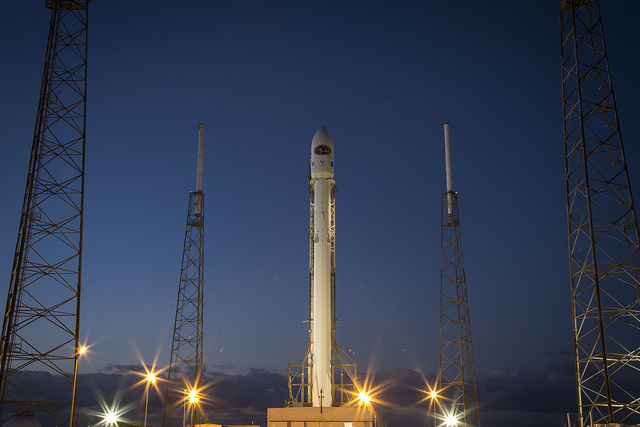
#> input picture assignment1/samples/rocket.ppm, 640 x 427 px
$ python -i cartoon_effect.py   (imports and definitions only)   (older library calls are emulated)
#> lines starting #> are read from the running program, lines starting #| are printed output that depends on the picture
import numpy as np
import math
from scipy import ndimage
from skimage.color import rgb2grey
from skimage.morphology import label


class CartoonEffect:

    # [55 lines left out: functions apply, XDoG, not called in this run]

    def LineCleanup(self, img):
        horizontal_kernel = np.array([1, 0, - 1]).reshape((1, 3, 1))
        vertical_kernel = horizontal_kernel.T
        mean_averaging_filter = 1/9*np.full((3, 3), 1)
        E_horz = ndimage.convolve(img, horizontal_kernel, mode='nearest')
        E_vert = ndimage.convolve(img, vertical_kernel, mode='nearest')
        C = E_horz > 0 and E_vert > 0
        B = ndimage.convolve(img, mean_averaging_filter, mode='nearest')
        I_filtered = np.copy(img)
        I_filtered[C] = B[C]
        return I_filtered

    # [51 lines left out: function gaussian, not called in this run]

>>> import cv2
>>> picture = cv2.cvtColor(cv2.imread('../../assignment1/samples/rocket.ppm'), cv2.COLOR_BGR2RGB)
>>> result = CartoonEffect().LineCleanup(picture)
#> in LineCleanup, `E_horz = ndimage.convolve(img, horizontal_kernel, mode='nearest')`:
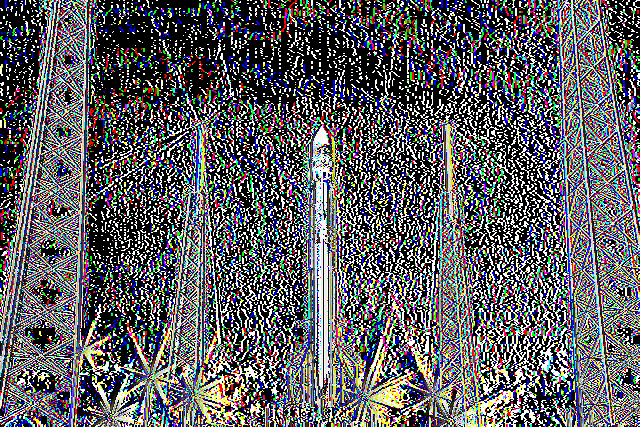
#> E_horz: shape (427, 640, 3); mean R, G, B 94.5, 94.3, 98.1
#> (the run stopped early here; a loop or call above may not have finished)
